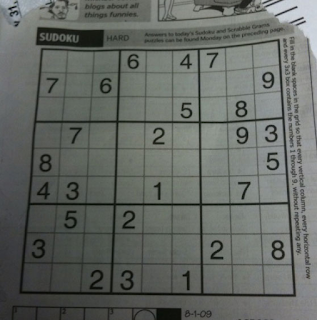
#> input picture data/sudoku.png, 317 x 320 px
$ python 14.adaptive_thresholding.py
#> lines starting #> are read from the running program, lines starting #| are printed output that depends on the picture; after the words box and inside, x2 and y2 are one past the last pixel; in counts of white or black regions, pixels touching at a corner belong together
import cv2 as cv

import numpy as np

'''there are some image we can't use the global thresholding method to get a good result,
for example, the image has different illumination in different areas. In this case,
we can use adaptive thresholding method.
The adaptive thresholding method calculates the threshold for a pixel based on a small region around it.
So, it can be used to get a good result even if the image has different illumination in different areas.'''

# must be the image in grayscale for thresholding to work properly
img = cv.imread('data/sudoku.png',0)
#> img: shape (320, 317); min 0, max 216, mean 101.8

_, th1 = cv.threshold(img, 127, 255, cv.THRESH_BINARY)
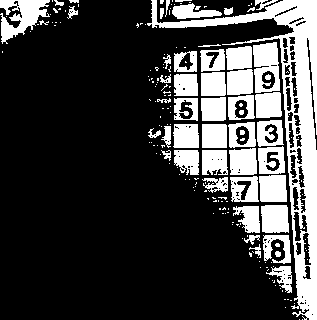
#> th1: shape (320, 317); 25% white; 195 white regions (144 under 20 px), largest, box (x1, y1, x2, y2) and area: (147, 0, 317, 320) 8481, (0, 0, 50, 44) 1156, (253, 42, 280, 93) 996
#the argument of adaptiveThreshold() are: image, maxValue, adaptiveMethod, thresholdType, blockSize:must be odd number,
# C:the constant subtracted from the mean or weighted mean and must be above one.
# adaptiveMethod: ADAPTIVE_THRESH_MEAN_C or ADAPTIVE_THRESH_GAUSSIAN_C
# the first one is the mean of the block size, the second one is the weighted mean of the block size.
th2 = cv.adaptiveThreshold(img, 255, cv.ADAPTIVE_THRESH_MEAN_C, cv.THRESH_BINARY, 11, 2)
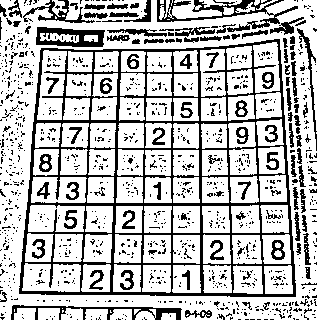
#> th2: shape (320, 317); 74% white; 1069 black regions (951 under 20 px), largest, box (x1, y1, x2, y2) and area: (19, 39, 296, 297) 11598, (157, 0, 298, 32) 1275, (36, 27, 105, 47) 818

th3 = cv.adaptiveThreshold(img, 255, cv.ADAPTIVE_THRESH_GAUSSIAN_C, cv.THRESH_BINARY, 11, 2)
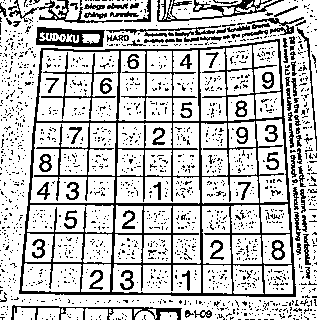
#> th3: shape (320, 317); 76.3% white; black in thin lines or dots


cv.imshow("Image", img)

cv.imshow("THRESH_BINARY", th1)

cv.imshow("ADAPTIVE_THRESH_MEAN_C", th2)

cv.imshow("ADAPTIVE_THRESH_GAUSSIAN_C", th3)


cv.waitKey(0)

cv.destroyAllWindows()#close window
